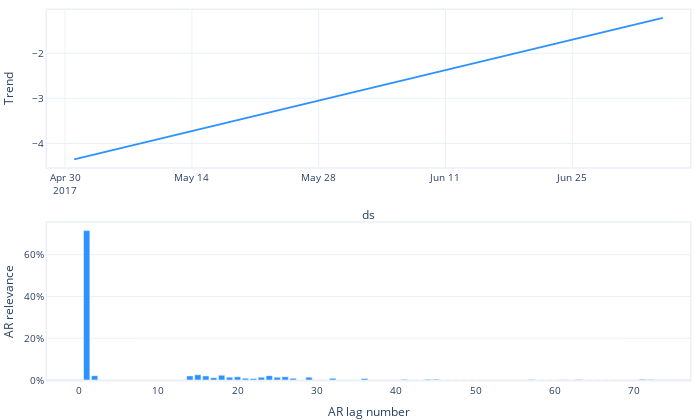

The code cell stored with this chart in its notebook:
### Code cell
fig_param = m.plot_parameters()
fig_param = m.plot_parameters(plotting_backend="plotly").show()

### Figure 1 — Plotly figure (JSON) as saved in the notebook; plotly's stock layout.template omitted (floating-point values rounded to 4 significant figures)
{"data": [{"fill": "none", "line": {"color": "#2d92ff", "width": 2}, "mode": "lines", "name": "Trend", "type": "scatter", "x": ["2017-05-01T00:00:00", "2017-07-05T00:00:00"], "xaxis": "x", "y": [-4.351, -1.218], "yaxis": "y"}, {"marker": {"color": "#2d92ff"}, "name": "AR", "type": "bar", "x": [72, 71, 70, 69, 68, 67, 66, 65, 64, 63, 62, 61, 60, 59, 58, 57, 56, 55, 54, 53, 52, 51, 50, 49, 48, 47, 46, 45, 44, 43, 42, 41, 40, 39, 38, 37, 36, 35, 34, 33, 32, 31, 30, 29, 28, 27, 26, 25, 24, 23, 22, 21, 20, 19, 18, 17, 16, 15, 14, 13, 12, 11, 10, 9, 8, 7, 6, 5, 4, 3, 2, 1], "xaxis": "x2", "y": [0.001936, 0.004104, 1.98e-08, 1.269e-08, 1.818e-08, 1.171e-08, 1.136e-08, 1.249e-08, 1.769e-08, 0.001971, 1.149e-08, 0.001443, 1.124e-08, 1.028e-08, 7.034e-09, 0.001893, 1.265e-08, 8.39e-09, 1.061e-08, 7.717e-09, 5.518e-09, 8.582e-09, 7.226e-09, 6.733e-09, 8.092e-09, 9.438e-09, 5.716e-09, 0.00392, 0.003473, 7.192e-09, 6.93e-09, 0.003004, 6.636e-09, 7.955e-09, 6.752e-09, 8.324e-09, 0.00688, 5.85e-09, 1.198e-08, 5.8e-09, 0.007784, 7.246e-09, 5.573e-09, 0.01363, 4.963e-09, 0.008029, 0.01607, 0.01332, 0.0207, 0.01328, 0.006742, 0.008264, 0.01528, 0.01364, 0.02305, 0.01129, 0.0196, 0.02493, 0.01958, 4.863e-09, 5.842e-09, 5.909e-09, 6.386e-09, 5.415e-09, 5.783e-09, 5.681e-09, 7.428e-09, 7.141e-09, 6.027e-09, 6.034e-09, 0.02071, 0.7155], "yaxis": "y2"}], "layout": {"autosize": true, "font": {"size": 10}, "height": 420, "margin": {"b": 0, "l": 0, "pad": 0, "r": 10, "t": 10}, "showlegend": false, "title": {"font": {"size": 12}}, "width": 700, "xaxis": {"anchor": "y", "domain": [0, 1], "linewidth": 1.5, "mirror": true, "range": ["2017-04-28T00:00:00", "2017-07-08T00:00:00"], "showline": true, "title": {"text": "ds"}, "type": "date"}, "xaxis2": {"anchor": "y2", "domain": [0, 1], "linewidth": 1.5, "mirror": true, "range": [-4, 77], "showline": true, "title": {"text": "AR lag number"}}, "yaxis": {"anchor": "x", "domain": [0.575, 1], "linewidth": 1.5, "mirror": true, "rangemode": "normal", "showline": true, "title": {"text": "Trend"}}, "yaxis2": {"anchor": "x2", "domain": [0, 0.425], "linewidth": 1.5, "mirror": true, "rangemode": "normal", "showline": true, "tickformat": ",.0%", "title": {"text": "AR relevance"}}}}
